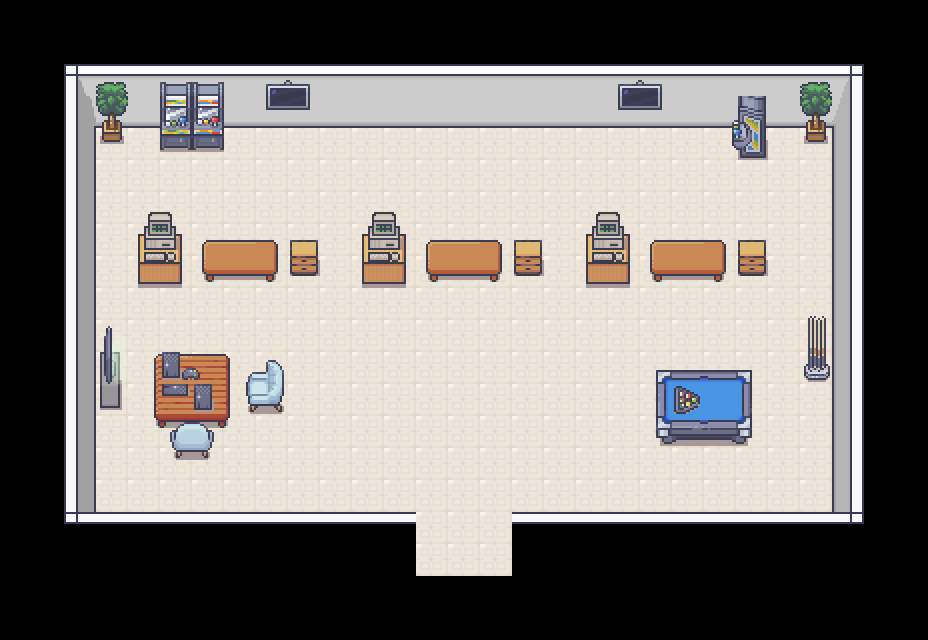

A level layout from a 2D game, rendered from its tile map. Below: a short description, then the map file with tile-grid data replaced by summaries:
An orthogonal 29x20 tile map with 32x32 px tiles, 8 tile layers (Piso, Tapetes, Paredes, Moveis, ...), 4 tilesets and 23 objects (3x gavetas_stand, 3x pc_stand, 2x cadeira, 2x vaso_planta, 2x fliperama, ...).

<map version="1.10" tiledversion="1.10.2" orientation="orthogonal" renderorder="right-down" width="29" height="20" tilewidth="32" tileheight="32" infinite="0" nextlayerid="14" nextobjectid="31">
 <tileset firstgid="1" source="tileset_paredes.tsx" />
 <tileset firstgid="8285" source="tileset_generic.tsx" />
 <tileset firstgid="9533" source="tileset_estoque.tsx" />
 <tileset firstgid="10333" source="tileset_biblioteca.tsx" />
 <layer id="1" name="Piso" width="29" height="20">
  <data>[580 cells, 356 non-empty, 1 distinct tile ids]</data>
 </layer>
 <layer id="3" name="Tapetes" width="29" height="20">
  <data>[580 cells, 0 non-empty, 0 distinct tile ids]</data>
 </layer>
 <objectgroup id="13" name="Personagens">
  <object id="27" name="player_spawn" x="462" y="503">
   <point />
  </object>
  <object id="28" name="npc_a" x="240" y="220.667">
   <point />
  </object>
  <object id="29" name="npc_b" x="464" y="222">
   <point />
  </object>
  <object id="30" name="npc_c" x="687.667" y="222">
   <point />
  </object>
 </objectgroup>
 <layer id="4" name="Paredes" width="29" height="20">
  <data>[580 cells, 96 non-empty, 11 distinct tile ids]</data>
 </layer>
 <layer id="7" name="Moveis" width="29" height="20">
  <data>[580 cells, 100 non-empty, 62 distinct tile ids]</data>
 </layer>
 <layer id="8" name="AcimaMoveis" width="29" height="20">
  <data>[580 cells, 18 non-empty, 16 distinct tile ids]</data>
 </layer>
 <layer id="9" name="MaisAcimaMoveis" width="29" height="20">
  <data>[580 cells, 2 non-empty, 2 distinct tile ids]</data>
 </layer>
 <objectgroup id="12" name="ObjetosColisores">
  <object id="3" name="mesa_sinuca" x="655.455" y="369.455" width="97" height="77.0455" />
  <object id="4" name="tacos_sinuca" x="803.455" y="363.455" width="26.9091" height="18.0909" />
  <object id="5" name="mesa_stand_a" x="201.545" y="239.813" width="76.8409" height="42.5739" />
  <object id="7" name="mesa_stand_b" x="425.727" y="239.432" width="76.5682" height="42.5909" />
  <object id="8" name="mesa_stand_c" x="649.75" y="239.58" width="76.6818" height="42.6364" />
  <object id="9" name="gavetas_stand" x="737.591" y="239.636" width="28.6364" height="36.6818" />
  <object id="10" name="gavetas_stand" x="513.591" y="242.136" width="28.6364" height="34.1818" />
  <object id="11" name="gavetas_stand" x="289.653" y="241.949" width="28.6364" height="34.1818" />
  <object id="12" name="pc_stand" x="585.375" y="233.5" width="45.125" height="54.875" />
  <object id="16" name="pc_stand" x="137.375" y="233.5" width="44.875" height="54.875" />
  <object id="15" name="pc_stand" x="361.292" y="233.583" width="45.125" height="54.75" />
  <object id="17" name="mesa_tv" x="99.25" y="351.932" width="21.3182" height="57.4773" />
  <object id="18" name="mesa_game" x="153.614" y="353.818" width="76.75" height="74.3693" />
  <object id="19" name="cadeira" x="169.273" y="428.568" width="45.2727" height="30.2273" />
  <object id="20" name="cadeira" x="245.273" y="371.909" width="39.4545" height="41.9091" />
  <object id="21" name="vaso_planta" x="101.455" y="119.455" width="21.0909" height="22.9091" />
  <object id="22" name="vaso_planta" x="805.413" y="119.788" width="20.9659" height="22.7841" />
  <object id="23" name="fliperama" x="159.25" y="118" width="65.25" height="32.8333" />
  <object id="24" name="fliperama" x="738.102" y="120" width="28.1477" height="38.4764" />
 </objectgroup>
 <layer id="11" name="Teto" width="29" height="20">
  <data>[580 cells, 0 non-empty, 0 distinct tile ids]</data>
 </layer>
 <layer id="10" name="BlocosColisores" width="29" height="20" opacity="0" offsetx="138" offsety="100">
  <properties>
   <property name="solid" type="bool" value="true" />
  </properties>
  <data>[580 cells, 72 non-empty, 1 distinct tile ids]</data>
 </layer>
</map>
